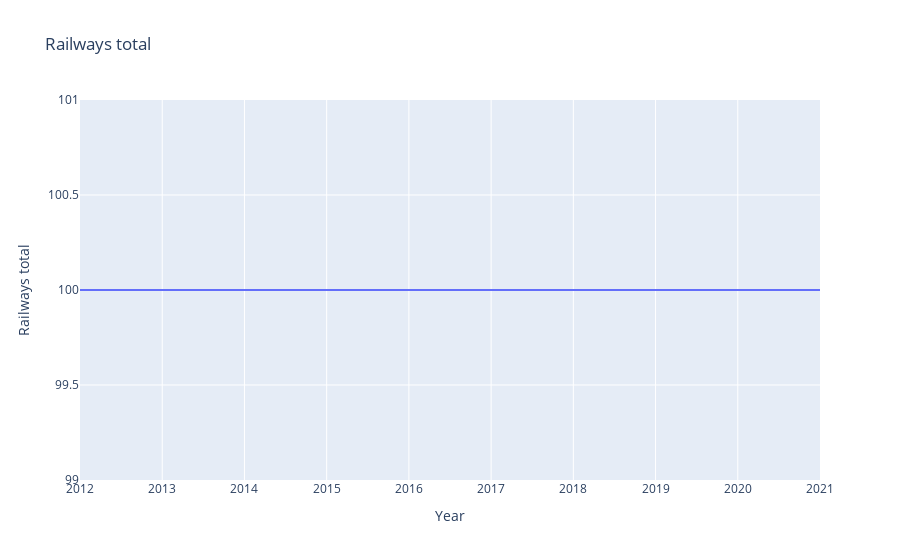

Here is the notebook cell this chart was saved with:
### Code cell
fig = px.line(df, x='Year', y='Railways total', title = "Railways total")
fig.show()

### Figure 1 — Plotly figure (JSON) as saved in the notebook; plotly's stock layout.template omitted (floating-point values rounded to 4 significant figures)
{"data": [{"hovertemplate": "Year=%{x}<br>Railways total=%{y}<extra></extra>", "legendgroup": "", "line": {"color": "#636efa", "dash": "solid"}, "marker": {"symbol": "circle"}, "mode": "lines", "name": "", "orientation": "v", "showlegend": false, "type": "scatter", "x": [2012, 2013, 2014, 2015, 2016, 2017, 2018, 2019, 2020, 2021], "xaxis": "x", "y": [100, 100, 100, 100, 100, 100, 100, 100, 100, 100], "yaxis": "y"}], "layout": {"legend": {"tracegroupgap": 0}, "title": {"text": "Railways total"}, "xaxis": {"anchor": "y", "domain": [0, 1], "title": {"text": "Year"}}, "yaxis": {"anchor": "x", "domain": [0, 1], "title": {"text": "Railways total"}}}}
